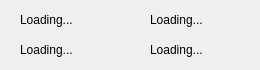
<?xml version="1.0" encoding="UTF-8"?>
<ui version="4.0">
 <class>MainWindow</class>
 <widget class="QMainWindow" name="MainWindow">
  <property name="geometry">
   <rect>
    <x>0</x>
    <y>0</y>
    <width>260</width>
    <height>70</height>
   </rect>
  </property>
  <property name="windowTitle">
   <string>MainWindow</string>
  </property>
  <widget class="QWidget" name="centralWidget">
   <widget class="QLabel" name="labelFirst">
    <property name="geometry">
     <rect>
      <x>20</x>
      <y>10</y>
      <width>100</width>
      <height>20</height>
     </rect>
    </property>
    <property name="text">
     <string>Loading...</string>
    </property>
   </widget>
   <widget class="QLabel" name="labelSecond">
    <property name="geometry">
     <rect>
      <x>150</x>
      <y>10</y>
      <width>100</width>
      <height>20</height>
     </rect>
    </property>
    <property name="text">
     <string>Loading...</string>
    </property>
   </widget>
   <widget class="QLabel" name="labelThird">
    <property name="geometry">
     <rect>
      <x>20</x>
      <y>40</y>
      <width>100</width>
      <height>20</height>
     </rect>
    </property>
    <property name="text">
     <string>Loading...</string>
    </property>
   </widget>
   <widget class="QLabel" name="labelFourth">
    <property name="geometry">
     <rect>
      <x>150</x>
      <y>40</y>
      <width>100</width>
      <height>20</height>
     </rect>
    </property>
    <property name="text">
     <string>Loading...</string>
    </property>
   </widget>
  </widget>
 </widget>
 <layoutdefault spacing="6" margin="11"/>
 <resources/>
 <connections/>
</ui>
